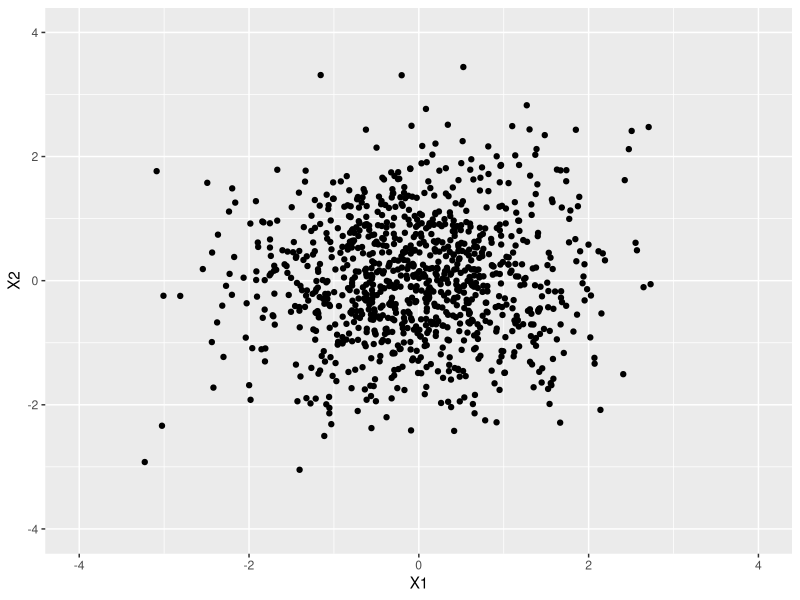
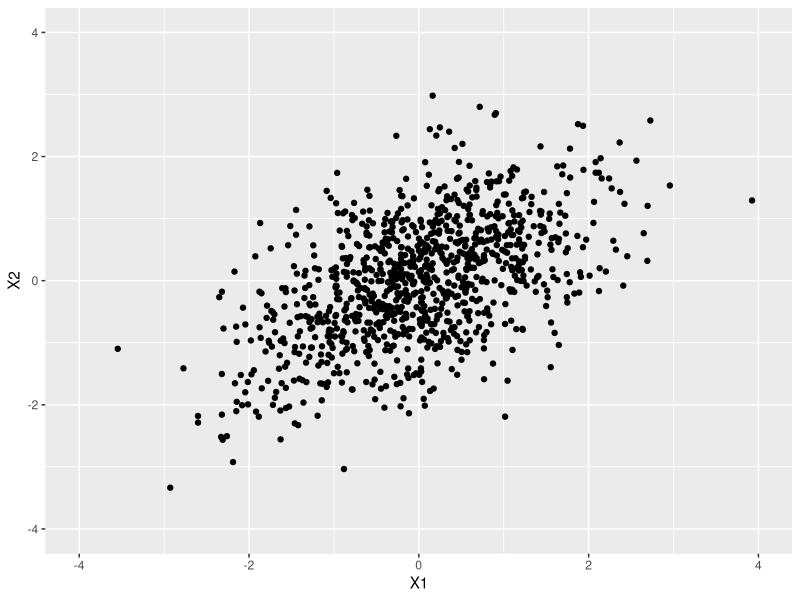
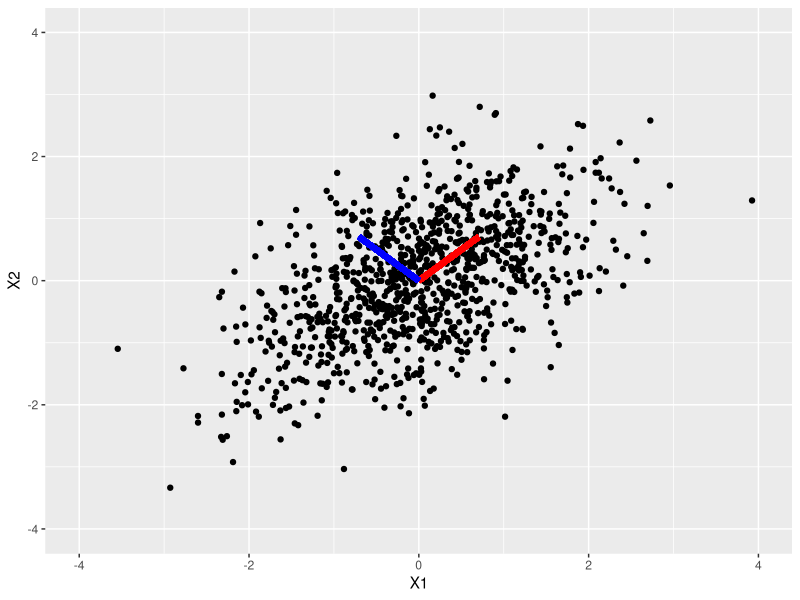
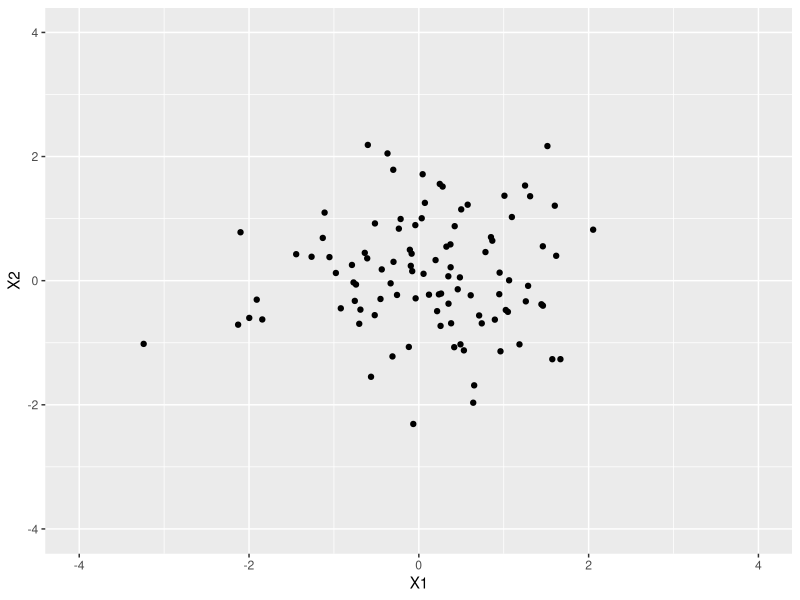
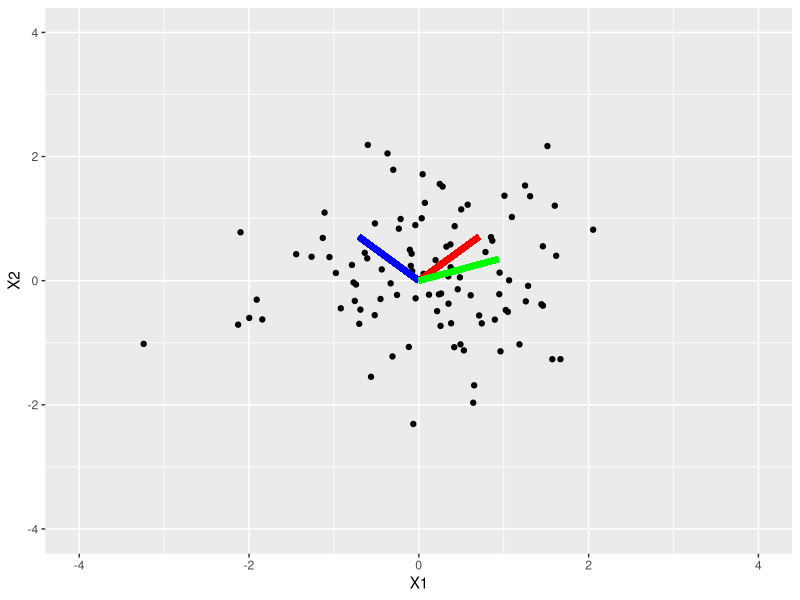

R code for these plots, in order:
library(MASS)
library(ggplot2)

# More info at: https://www.digilab.co.uk/posts/the-kernel-cookbook

# Sampling MV Normal
n <- 1000
p <- 2
mu <- rep(0, p)
Sigma <- diag(1, p, p)
X <- MASS::mvrnorm(n, mu, Sigma)
dat <- data.frame(X)

rmvnorm <- function(n, p, mu = rep(0, p), Sigma = diag(1, p, p)) {
  X <- MASS::mvrnorm(n, mu, Sigma)
  dat <- data.frame(X)
  return(dat)
}

dat <- rmvnorm(1000, 2)

ggplot(dat) + 
  geom_point(aes(x = X1, y = X2)) + 
  xlim(-4, 4) + 
  ylim(-4, 4)

#### Sampling MV Normal with correlation

Sigma <- matrix(c(1, 0.5, 0.5, 1), nrow = 2, ncol = 2)
dat <- rmvnorm(1000, 2, Sigma = Sigma)
ggplot(dat) + 
  geom_point(aes(x = X1, y = X2)) + 
  xlim(-4, 4) + 
  ylim(-4, 4)

# Performing spectral decomposition
results <- svd(Sigma)
U <- -1 * results$u
Lambda <- diag(results$d)

# Plotting directions of greatest variation (PCs)
ggplot(dat) + 
  geom_point(aes(x = X1, y = X2)) + 
  geom_segment(x = 0, y = 0, xend = U[1, 1], yend = U[2, 1], 
               color = "red", linewidth = 2) +
  geom_segment(x = 0, y = 0, xend = U[2, 2], yend = U[1, 2], 
               color = "blue", linewidth = 2) +
  xlim(-4, 4) + 
  ylim(-4, 4)
  

# Estimating Sigma
X <- as.matrix(dat)
X <- scale(X, center = TRUE, scale = FALSE)
S <- t(X) %*% X / (n - p + 1)

cov(X)

# Question: How does the estimation error 
# of Sigma scale with n and p?

# Theoretical PCs vs Empirical PCs
set.seed(123)
n <- 100
p <- 2
mu <- rep(0, p)
Sigma <- diag(1, p, p)
X <- MASS::mvrnorm(n, mu, Sigma)
dat <- data.frame(X)

ggplot(dat) + 
  geom_point(aes(x = X1, y = X2)) + 
  xlim(-4, 4) + 
  ylim(-4, 4)

# estimate covariance matrix
S <- cov(X)

S_decomp <- svd(S)
U <- -1 * S_decomp$u

ggplot(dat) + 
  geom_point(aes(x = X1, y = X2)) + 
  geom_segment(x = 0, y = 0, xend = sqrt(2)/2, yend = sqrt(2)/2, 
               color = "red", linewidth = 2) +
  geom_segment(x = 0, y = 0, xend = -sqrt(2)/2, yend = sqrt(2)/2, 
               color = "blue", linewidth = 2) +
  geom_segment(x = 0, y = 0, xend = U[1, 1], yend = U[1, 2],
               color = "green", linewidth = 2) +
  xlim(-4, 4) + 
  ylim(-4, 4)


